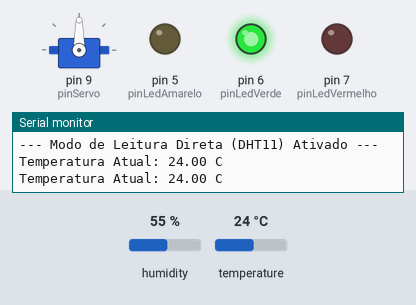
Recording of a sketch running on a simulated Arduino Uno, built with avr-gcc and run on an emulated ATmega328P. Shown: servo, output pins drawn as LEDs (lit = HIGH), the last lines printed to the serial monitor. The test bench sets the inputs (shaded band); at power-on: temperature 24 °C, humidity 55 %.

Above: at 4.8 s.
4.9 s: temperature set to 26 °C
7.9 s: temperature set to 29 °C
At 9.3 s:
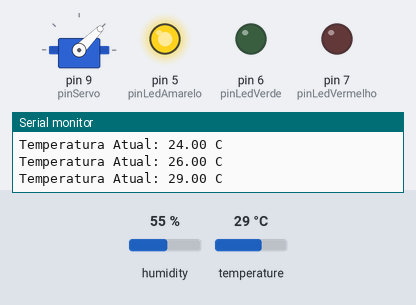
10.9 s: temperature set to 31 °C
At 13.0 s:
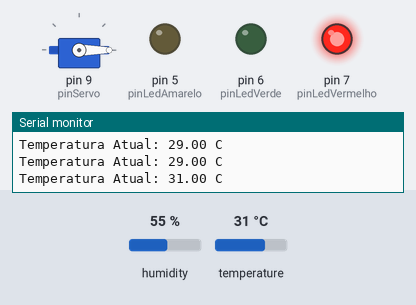
13.9 s: temperature set to 12 °C
At 15.4 s:
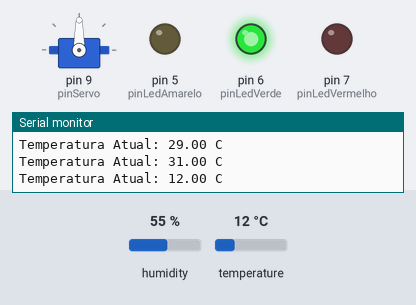
16.9 s: temperature set to 28 °C
At 19.0 s:
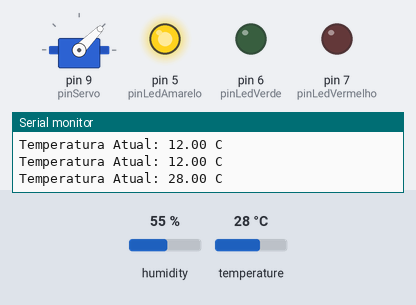
Timing chart, 0 to 20.5 s (numbered marks = the images above; inputs shaded):
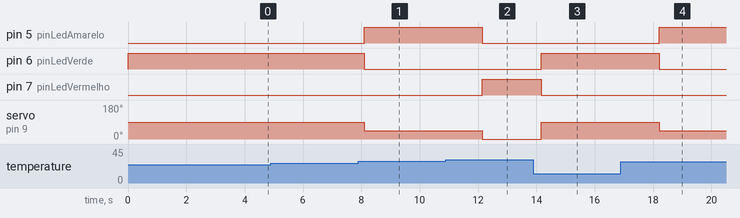

Measured:
- the behaviour switches between 27 and 28 °C on temperature (found by bisection; images 0 and 1)
- the behaviour switches between 29 and 30 °C on temperature (found by bisection; images 1 and 2)
- after the input at 7.9 s, pin 5 (pinLedAmarelo): LOW → HIGH after 0.20 s; pin 6 (pinLedVerde): HIGH → LOW after 0.20 s; servo on pin 9 (pinServo): 90° → 45° after 0.20 s
- after the input at 10.9 s, pin 5 (pinLedAmarelo): HIGH → LOW after 1.2 s; pin 7 (pinLedVermelho): LOW → HIGH after 1.2 s; servo on pin 9 (pinServo): 45° → 0° after 1.2 s
- after the input at 13.9 s, pin 6 (pinLedVerde): LOW → HIGH after 0.27 s; pin 7 (pinLedVermelho): HIGH → LOW after 0.27 s; servo on pin 9 (pinServo): 0° → 90° after 0.27 s
- after the input at 16.9 s, pin 5 (pinLedAmarelo): LOW → HIGH after 1.3 s; pin 6 (pinLedVerde): HIGH → LOW after 1.3 s; servo on pin 9 (pinServo): 90° → 45° after 1.3 s

The sketch:

Temperatura.ino
```cpp
#include <DHT.h>
#include <Servo.h>

// --- CONFIGURAÇÃO DOS PINOS ---
#define DHTPIN 2          // Verifique se o pino de sinal do DHT11 está no pino 2!
#define DHTTYPE DHT11

#define pinServo 9
#define pinLedAmarelo 5
#define pinLedVerde 6
#define pinLedVermelho 7

DHT dht(DHTPIN, DHTTYPE);
Servo servo1;

void setup() {
  Serial.begin(9600);
  dht.begin();

  servo1.attach(pinServo);
  pinMode(pinLedVerde, OUTPUT);
  pinMode(pinLedAmarelo, OUTPUT);
  pinMode(pinLedVermelho, OUTPUT);

  // Estado inicial
  servo1.write(90);
  digitalWrite(pinLedVerde, HIGH);
  digitalWrite(pinLedAmarelo, LOW);
  digitalWrite(pinLedVermelho, LOW);

  Serial.println("--- Modo de Leitura Direta (DHT11) Ativado ---");
}

void loop() {
  // O DHT11 precisa de pelo menos 2 segundos entre as leituras para não travar
  delay(2000);

  // 1. LÊ A TEMPERATURA REAL E DIRETA DO SENSOR
  float temperatura = dht.readTemperature();

  // Se a leitura falhar (fio solto ou pino errado), avisa no monitor em vez de chutar 115°C
  if (isnan(temperatura)) {
    Serial.println("Erro ao ler o sensor DHT11! Verifique os fios.");
    return; // Pula o resto do código até o sensor responder
  }

  // Exibe a temperatura real e exata no Monitor Serial
  Serial.print("Temperatura Atual: ");
  Serial.print(temperatura);
  Serial.println(" C");

  // --- LÓGICA DAS FAIXAS FIXAS SOLICITADAS ---

  // FAIXA VERDE: Até 16°C -> Cancela Aberta (90°)
  if (temperatura <= 27.0) {
    servo1.write(90);
    digitalWrite(pinLedVerde, HIGH);
    digitalWrite(pinLedAmarelo, LOW);
    digitalWrite(pinLedVermelho, LOW);
  }
  // FAIXA AMARELA: De 17°C até 23°C -> Cancela em Alerta (45°)
  else if (temperatura > 27.0 && temperatura <= 29.0) {
    servo1.write(45);
    digitalWrite(pinLedVerde, LOW);
    digitalWrite(pinLedAmarelo, HIGH);
    digitalWrite(pinLedVermelho, LOW);
  }
  // FAIXA VERMELHA: Acima de 23°C -> Cancela Fechada (0°)
  else {
    servo1.write(0);
    digitalWrite(pinLedVerde, LOW);
    digitalWrite(pinLedAmarelo, LOW);
    digitalWrite(pinLedVermelho, HIGH);
  }
}
```
